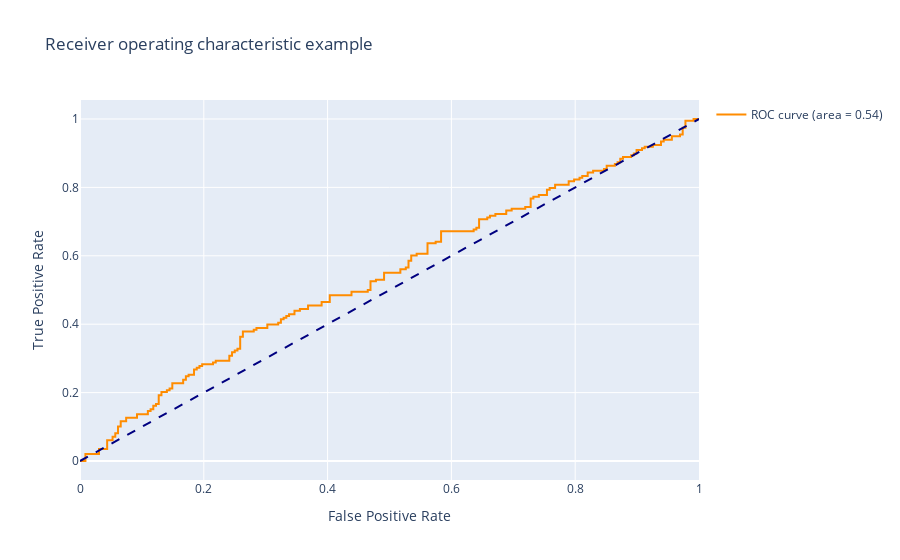

Notebook cell for this chart:
### Code cell
plotRoc(ty_test.numpy(), y_prob.flatten())

### Figure 1 — Plotly figure (JSON) as saved in the notebook; plotly's stock layout.template omitted (floating-point values rounded to 4 significant figures; data arrays with more than 128 entries replaced by an {"elided": "..."} marker saying what was removed)
{"data": [{"line": {"color": "darkorange", "width": 2}, "mode": "lines", "name": "ROC curve (area = 0.54)", "type": "scatter", "x": {"elided": "201 float values"}, "y": {"elided": "201 float values"}}, {"line": {"color": "navy", "dash": "dash", "width": 2}, "mode": "lines", "showlegend": false, "type": "scatter", "x": [0, 1], "y": [0, 1]}], "layout": {"title": {"text": "Receiver operating characteristic example"}, "xaxis": {"title": {"text": "False Positive Rate"}}, "yaxis": {"title": {"text": "True Positive Rate"}}}}
